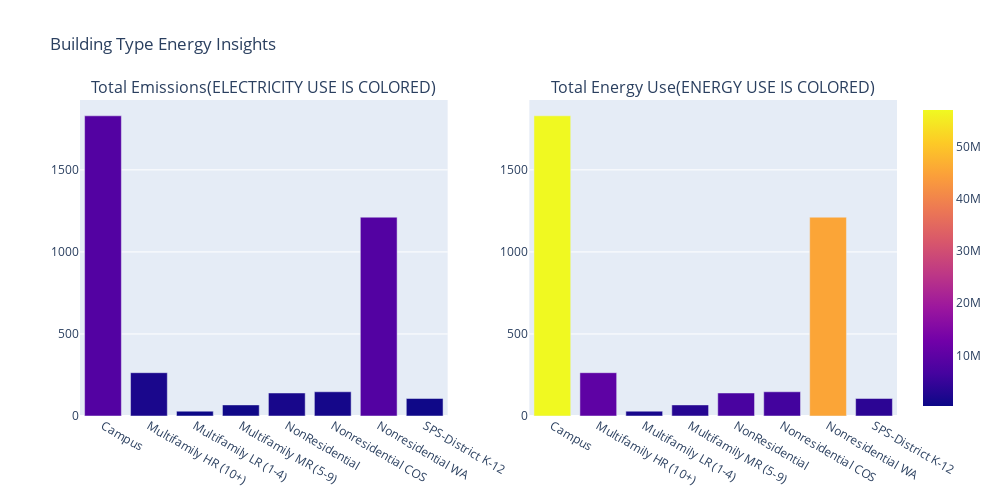

Here is the notebook cell this chart was saved with:
### Code cell
from plotly.subplots import make_subplots
import plotly.graph_objects as go

emission_insite = df.groupby("BuildingType")[["electricity_used_kwh", "total_emissions", "total_energy_use"]].mean()

fig1 = px.bar(emission_insite, 
              x=emission_insite.index, 
              y="total_emissions", 
              color="electricity_used_kwh",
              title="Total Emissions by Building Type")

fig2 = px.bar(emission_insite, 
              x=emission_insite.index, 
              color="total_energy_use", 
              y="total_emissions",
              title="Total emission by Building Type")

fig = make_subplots(rows=1, cols=2, subplot_titles=("Total Emissions(ELECTRICITY USE IS COLORED)", "Total Energy Use(ENERGY USE IS COLORED)"))

for trace in fig1.data:
    fig.add_trace(trace, row=1, col=1)

for trace in fig2.data:
    fig.add_trace(trace, row=1, col=2)

fig.update_layout(height=500, width=1000, title_text="Building Type Energy Insights", showlegend=False)
fig.show()

### Figure 1 — Plotly figure (JSON) as saved in the notebook; plotly's stock layout.template omitted (floating-point values rounded to 4 significant figures)
{"data": [{"hovertemplate": "BuildingType=%{x}<br>total_emissions=%{y}<br>electricity_used_kwh=%{marker.color}<extra></extra>", "legendgroup": "", "marker": {"color": [8464000.0, 1723000.0, 311700.0, 588800.0, 1474000.0, 1191000.0, 8473000.0, 572400.0], "coloraxis": "coloraxis", "pattern": {"shape": ""}}, "name": "", "orientation": "v", "showlegend": false, "textposition": "auto", "type": "bar", "x": ["Campus", "Multifamily HR (10+)", "Multifamily LR (1-4)", "Multifamily MR (5-9)", "NonResidential", "Nonresidential COS", "Nonresidential WA", "SPS-District K-12"], "xaxis": "x", "y": [1829.0, 263.9, 29.45, 67.56, 140.2, 147.6, 1212.0, 106.8], "yaxis": "y"}, {"hovertemplate": "BuildingType=%{x}<br>total_emissions=%{y}<br>total_energy_use=%{marker.color}<extra></extra>", "legendgroup": "", "marker": {"color": [56970000.0, 9989000.0, 1545000.0, 3082000.0, 6974000.0, 6273000.0, 45270000.0, 3776000.0], "coloraxis": "coloraxis", "pattern": {"shape": ""}}, "name": "", "orientation": "v", "showlegend": false, "textposition": "auto", "type": "bar", "x": ["Campus", "Multifamily HR (10+)", "Multifamily LR (1-4)", "Multifamily MR (5-9)", "NonResidential", "Nonresidential COS", "Nonresidential WA", "SPS-District K-12"], "xaxis": "x2", "y": [1829.0, 263.9, 29.45, 67.56, 140.2, 147.6, 1212.0, 106.8], "yaxis": "y2"}], "layout": {"annotations": [{"font": {"size": 16}, "showarrow": false, "text": "Total Emissions(ELECTRICITY USE IS COLORED)", "x": 0.225, "xanchor": "center", "xref": "paper", "y": 1, "yanchor": "bottom", "yref": "paper"}, {"font": {"size": 16}, "showarrow": false, "text": "Total Energy Use(ENERGY USE IS COLORED)", "x": 0.775, "xanchor": "center", "xref": "paper", "y": 1, "yanchor": "bottom", "yref": "paper"}], "height": 500, "showlegend": false, "title": {"text": "Building Type Energy Insights"}, "width": 1000, "xaxis": {"anchor": "y", "domain": [0, 0.45]}, "xaxis2": {"anchor": "y2", "domain": [0.55, 1]}, "yaxis": {"anchor": "x", "domain": [0, 1]}, "yaxis2": {"anchor": "x2", "domain": [0, 1]}}}
